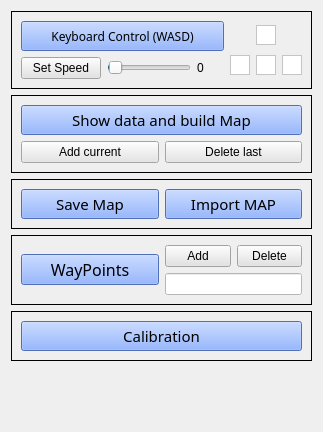
            <widget class="QWidget" name="page">
             <property name="geometry">
              <rect>
               <x>0</x>
               <y>-8</y>
               <width>323</width>
               <height>432</height>
              </rect>
             </property>
             <attribute name="label">
              <string>General</string>
             </attribute>
             <layout class="QVBoxLayout" name="verticalLayout_15">
              <item>
               <widget class="QFrame" name="keyboardcontrol_frame">
                <property name="styleSheet">
                 <string notr="true"/>
                </property>
                <property name="frameShape">
                 <enum>QFrame::Box</enum>
                </property>
                <property name="frameShadow">
                 <enum>QFrame::Plain</enum>
                </property>
                <property name="lineWidth">
                 <number>1</number>
                </property>
                <property name="midLineWidth">
                 <number>0</number>
                </property>
                <layout class="QHBoxLayout" name="horizontalLayout_7">
                 <item>
                  <layout class="QVBoxLayout" name="verticalLayout_12">
                   <item>
                    <widget class="QPushButton" name="KeyboardControlBtn">
                     <property name="sizePolicy">
                      <sizepolicy hsizetype="Minimum" vsizetype="Fixed">
                       <horstretch>0</horstretch>
                       <verstretch>0</verstretch>
                      </sizepolicy>
                     </property>
                     <property name="minimumSize">
                      <size>
                       <width>0</width>
                       <height>30</height>
                      </size>
                     </property>
                     <property name="font">
                      <font>
                       <family>Algerian</family>
                       <pointsize>9</pointsize>
                       <weight>50</weight>
                       <bold>false</bold>
                      </font>
                     </property>
                     <property name="styleSheet">
                      <string notr="true">background-color: rgb(112, 155, 255);</string>
                     </property>
                     <property name="text">
                      <string>Keyboard Control (WASD)</string>
                     </property>
                    </widget>
                   </item>
                   <item>
                    <layout class="QHBoxLayout" name="horizontalLayout_10">
                     <item>
                      <widget class="QPushButton" name="KeyboardControl_SetSpeedBtn">
                       <property name="sizePolicy">
                        <sizepolicy hsizetype="Preferred" vsizetype="Fixed">
                         <horstretch>0</horstretch>
                         <verstretch>0</verstretch>
                        </sizepolicy>
                       </property>
                       <property name="styleSheet">
                        <string notr="true">background-color: rgb(227, 227, 227);</string>
                       </property>
                       <property name="text">
                        <string>Set Speed</string>
                       </property>
                      </widget>
                     </item>
                     <item>
                      <widget class="QSlider" name="KeyBoardControl_speed">
                       <property name="sizePolicy">
                        <sizepolicy hsizetype="Preferred" vsizetype="Fixed">
                         <horstretch>0</horstretch>
                         <verstretch>0</verstretch>
                        </sizepolicy>
                       </property>
                       <property name="maximum">
                        <number>100</number>
                       </property>
                       <property name="value">
                        <number>1</number>
                       </property>
                       <property name="orientation">
                        <enum>Qt::Horizontal</enum>
                       </property>
                      </widget>
                     </item>
                     <item>
                      <widget class="QLabel" name="SetSpeed_label">
                       <property name="sizePolicy">
                        <sizepolicy hsizetype="Minimum" vsizetype="Preferred">
                         <horstretch>0</horstretch>
                         <verstretch>0</verstretch>
                        </sizepolicy>
                       </property>
                       <property name="text">
                        <string>0</string>
                       </property>
                      </widget>
                     </item>
                    </layout>
                   </item>
                  </layout>
                 </item>
                 <item>
                  <layout class="QGridLayout" name="gridLayout">
                   <property name="sizeConstraint">
                    <enum>QLayout::SetNoConstraint</enum>
                   </property>
                   <property name="rightMargin">
                    <number>0</number>
                   </property>
                   <item row="1" column="2">
                    <widget class="QGraphicsView" name="KeyRight">
                     <property name="sizePolicy">
                      <sizepolicy hsizetype="Preferred" vsizetype="Ignored">
                       <horstretch>0</horstretch>
                       <verstretch>0</verstretch>
                      </sizepolicy>
                     </property>
                     <property name="maximumSize">
                      <size>
                       <width>20</width>
                       <height>20</height>
                      </size>
                     </property>
                     <property name="styleSheet">
                      <string notr="true">background-color: rgb(255, 255, 255);</string>
                     </property>
                    </widget>
                   </item>
                   <item row="1" column="1">
                    <widget class="QGraphicsView" name="KeyDown">
                     <property name="sizePolicy">
                      <sizepolicy hsizetype="Preferred" vsizetype="Ignored">
                       <horstretch>0</horstretch>
                       <verstretch>0</verstretch>
                      </sizepolicy>
                     </property>
                     <property name="maximumSize">
                      <size>
                       <width>20</width>
                       <height>20</height>
                      </size>
                     </property>
                     <property name="styleSheet">
                      <string notr="true">background-color: rgb(255, 255, 255);</string>
                     </property>
                    </widget>
                   </item>
                   <item row="0" column="1">
                    <widget class="QGraphicsView" name="KeyUp">
                     <property name="sizePolicy">
                      <sizepolicy hsizetype="Preferred" vsizetype="Ignored">
                       <horstretch>0</horstretch>
                       <verstretch>0</verstretch>
                      </sizepolicy>
                     </property>
                     <property name="maximumSize">
                      <size>
                       <width>20</width>
                       <height>20</height>
                      </size>
                     </property>
                     <property name="styleSheet">
                      <string notr="true">background-color: rgb(255, 255, 255);</string>
                     </property>
                    </widget>
                   </item>
                   <item row="1" column="0">
                    <widget class="QGraphicsView" name="KeyLeft">
                     <property name="sizePolicy">
                      <sizepolicy hsizetype="Preferred" vsizetype="Ignored">
                       <horstretch>0</horstretch>
                       <verstretch>0</verstretch>
                      </sizepolicy>
                     </property>
                     <property name="maximumSize">
                      <size>
                       <width>20</width>
                       <height>20</height>
                      </size>
                     </property>
                     <property name="styleSheet">
                      <string notr="true">background-color: rgb(255, 255, 255);</string>
                     </property>
                    </widget>
                   </item>
                  </layout>
                 </item>
                </layout>
               </widget>
              </item>
              <item>
               <widget class="QFrame" name="ShowMapFrame">
                <property name="frameShape">
                 <enum>QFrame::Box</enum>
                </property>
                <property name="lineWidth">
                 <number>1</number>
                </property>
                <layout class="QVBoxLayout" name="ShowMapLayout">
                 <item>
                  <widget class="QPushButton" name="ShowMapBtn">
                   <property name="minimumSize">
                    <size>
                     <width>0</width>
                     <height>30</height>
                    </size>
                   </property>
                   <property name="font">
                    <font>
                     <family>Algerian</family>
                     <pointsize>11</pointsize>
                    </font>
                   </property>
                   <property name="styleSheet">
                    <string notr="true">background-color: rgb(112, 155, 255);


</string>
                   </property>
                   <property name="text">
                    <string>Show data and build Map</string>
                   </property>
                  </widget>
                 </item>
                 <item>
                  <layout class="QHBoxLayout" name="horizontalLayout_2">
                   <item>
                    <widget class="QPushButton" name="ShowMap_AddBtn">
                     <property name="styleSheet">
                      <string notr="true">background-color: rgb(229, 229, 229);</string>
                     </property>
                     <property name="text">
                      <string>Add current</string>
                     </property>
                    </widget>
                   </item>
                   <item>
                    <widget class="QPushButton" name="ShowMap_DelBtn">
                     <property name="styleSheet">
                      <string notr="true">background-color: rgb(229, 229, 229);</string>
                     </property>
                     <property name="text">
                      <string>Delete last</string>
                     </property>
                    </widget>
                   </item>
                  </layout>
                 </item>
                </layout>
               </widget>
              </item>
              <item>
               <widget class="QFrame" name="SaveImportMap">
                <property name="frameShape">
                 <enum>QFrame::Box</enum>
                </property>
                <property name="lineWidth">
                 <number>1</number>
                </property>
                <layout class="QHBoxLayout" name="SaveMap">
                 <item>
                  <widget class="QPushButton" name="SaveMapBtn">
                   <property name="minimumSize">
                    <size>
                     <width>0</width>
                     <height>30</height>
                    </size>
                   </property>
                   <property name="font">
                    <font>
                     <family>Algerian</family>
                     <pointsize>11</pointsize>
                     <weight>50</weight>
                     <bold>false</bold>
                    </font>
                   </property>
                   <property name="styleSheet">
                    <string notr="true">background-color: rgb(112, 155, 255);</string>
                   </property>
                   <property name="text">
                    <string>Save Map</string>
                   </property>
                  </widget>
                 </item>
                 <item>
                  <layout class="QVBoxLayout" name="verticalLayout_11">
                   <item>
                    <widget class="QPushButton" name="ImportMapBtn">
                     <property name="font">
                      <font>
                       <family>Algerian</family>
                       <pointsize>11</pointsize>
                      </font>
                     </property>
                     <property name="styleSheet">
                      <string notr="true">background-color: rgb(112, 155, 255);</string>
                     </property>
                     <property name="text">
                      <string>Import MAP</string>
                     </property>
                    </widget>
                   </item>
                  </layout>
                 </item>
                </layout>
               </widget>
              </item>
              <item>
               <widget class="QFrame" name="WayPointFrame">
                <property name="frameShape">
                 <enum>QFrame::Box</enum>
                </property>
                <property name="lineWidth">
                 <number>1</number>
                </property>
                <layout class="QHBoxLayout" name="WayPoints">
                 <item>
                  <widget class="QPushButton" name="WayPointsBtn">
                   <property name="minimumSize">
                    <size>
                     <width>0</width>
                     <height>30</height>
                    </size>
                   </property>
                   <property name="font">
                    <font>
                     <family>Algerian</family>
                     <pointsize>12</pointsize>
                     <weight>50</weight>
                     <bold>false</bold>
                    </font>
                   </property>
                   <property name="styleSheet">
                    <string notr="true">background-color: rgb(112, 155, 255);</string>
                   </property>
                   <property name="text">
                    <string>WayPoints</string>
                   </property>
                  </widget>
                 </item>
                 <item>
                  <layout class="QVBoxLayout" name="verticalLayout_8">
                   <item>
                    <layout class="QHBoxLayout" name="horizontalLayout">
                     <item>
                      <widget class="QPushButton" name="AddWayPointBtn">
                       <property name="sizePolicy">
                        <sizepolicy hsizetype="Ignored" vsizetype="Fixed">
                         <horstretch>0</horstretch>
                         <verstretch>0</verstretch>
                        </sizepolicy>
                       </property>
                       <property name="styleSheet">
                        <string notr="true">background-color: rgb(227, 227, 227);
border-color: rgb(0, 0, 0);</string>
                       </property>
                       <property name="text">
                        <string>Add</string>
                       </property>
                      </widget>
                     </item>
                     <item>
                      <widget class="QPushButton" name="DeleteWayPointBtn">
                       <property name="sizePolicy">
                        <sizepolicy hsizetype="Ignored" vsizetype="Fixed">
                         <horstretch>0</horstretch>
                         <verstretch>0</verstretch>
                        </sizepolicy>
                       </property>
                       <property name="styleSheet">
                        <string notr="true">background-color: rgb(227, 227, 227);
border-color: rgb(0, 0, 0);</string>
                       </property>
                       <property name="text">
                        <string>Delete</string>
                       </property>
                      </widget>
                     </item>
                    </layout>
                   </item>
                   <item>
                    <widget class="QLineEdit" name="WayPointList">
                     <property name="sizePolicy">
                      <sizepolicy hsizetype="Ignored" vsizetype="Fixed">
                       <horstretch>0</horstretch>
                       <verstretch>0</verstretch>
                      </sizepolicy>
                     </property>
                     <property name="styleSheet">
                      <string notr="true">background-color: rgb(255, 255, 255);</string>
                     </property>
                    </widget>
                   </item>
                  </layout>
                 </item>
                </layout>
               </widget>
              </item>
              <item>
               <widget class="QFrame" name="CalibrationMapFrame">
                <property name="frameShape">
                 <enum>QFrame::Box</enum>
                </property>
                <property name="lineWidth">
                 <number>1</number>
                </property>
                <layout class="QHBoxLayout" name="horizontalLayout_12">
                 <item>
                  <widget class="QPushButton" name="CalibrationBtn">
                   <property name="sizePolicy">
                    <sizepolicy hsizetype="Minimum" vsizetype="Fixed">
                     <horstretch>0</horstretch>
                     <verstretch>0</verstretch>
                    </sizepolicy>
                   </property>
                   <property name="minimumSize">
                    <size>
                     <width>0</width>
                     <height>30</height>
                    </size>
                   </property>
                   <property name="font">
                    <font>
                     <family>Algerian</family>
                     <pointsize>11</pointsize>
                     <weight>50</weight>
                     <bold>false</bold>
                    </font>
                   </property>
                   <property name="styleSheet">
                    <string notr="true">background-color: rgb(112, 155, 255);</string>
                   </property>
                   <property name="text">
                    <string>Calibration</string>
                   </property>
                  </widget>
                 </item>
                </layout>
               </widget>
              </item>
              <item>
               <spacer name="verticalSpacer_2">
                <property name="orientation">
                 <enum>Qt::Vertical</enum>
                </property>
                <property name="sizeHint" stdset="0">
                 <size>
                  <width>20</width>
                  <height>40</height>
                 </size>
                </property>
               </spacer>
              </item>
             </layout>
            </widget>
